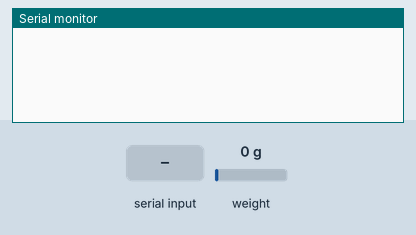
This sketch was run on a simulated Arduino Zero (SAMD21). Shown: the last lines printed to the serial monitor. Inputs (shaded band) come from the test bench; at power-on: weight on the scale 0 g.

Above: at 0.8 s.
0.9 s: "r" received over Serial
At 1.11 s:
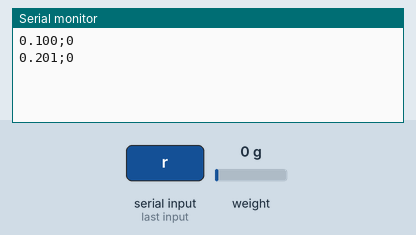
2.6 s: weight on the scale set to 100 g
At 2.61 s:
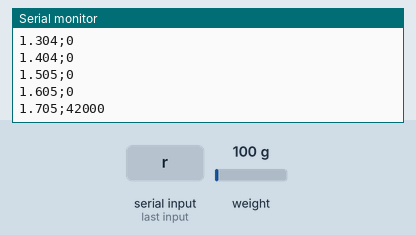
4.1 s: weight on the scale set to 1250 g
At 4.11 s:
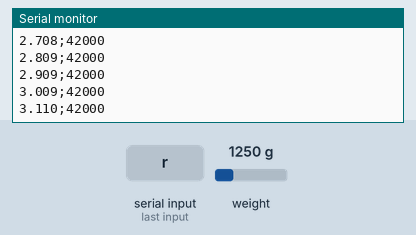
Timing chart, 0 to 7.1 s (numbered marks = the images above; inputs shaded):
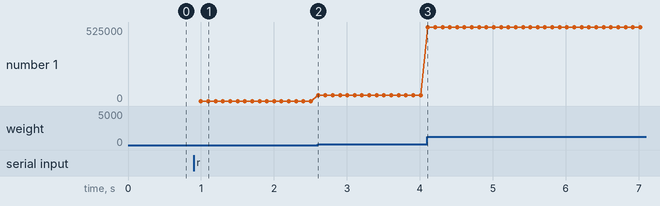

The sketch:

arduino.ino
```cpp
#include "HX711.h"
bool startLoop = false;
char buffer[64];
const int HX711_DOUT = 13;
const int HX711_SCK = 12;
HX711 jauge;
unsigned long startTime;


void setup() {
  pinMode(LED_BUILTIN, OUTPUT);
  digitalWrite(LED_BUILTIN, LOW);
  // Même vitesse que Python
  Serial.begin(115200, SERIAL_8N1);
  // Initialisation du HX711
  jauge.begin(HX711_DOUT, HX711_SCK);
  // Attendre la commande 'r'
  while (!startLoop) {
    if (Serial.available() > 0) {
      startLoop = (Serial.read() == 114);
    }
  }
  startTime = micros();
}


void loop() {
  // Vérifier la commande d'arrêt
  if (Serial.available() > 0) {
    if (Serial.read() == 115) {
      NVIC_SystemReset();
    }
  }
  // Vérifier si le HX711 est prêt
  if (jauge.is_ready()) {
    long valeurBrute = jauge.read();
    float temps = (micros() - startTime) / 1000000.0;
    // Formater les données
    sprintf(buffer, "%.3f;%ld", temps, valeurBrute);
    // Transmettre au PC
    Serial.println(buffer);
  }
  digitalWrite(LED_BUILTIN, HIGH);
}
```

Measured:
- after the input at 0.9 s, the serial monitor: prints a new line after 0.10 s (image 1)
- after the input at 2.6 s, the serial monitor: prints a new line at once (image 2)
- plotted number 1: 0 → 42000 after the input at 2.6 s
